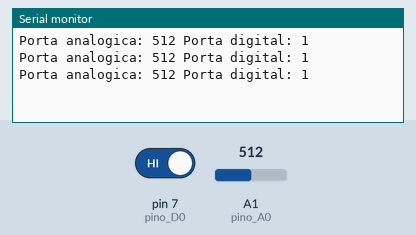
The sketch below on a simulated Arduino Uno, built with avr-gcc and run on an emulated ATmega328P. Parts: the last lines printed to the serial monitor. Inputs (shaded band) come from the test bench; at power-on: pin 7 (pino_D0) HIGH, A1 (pino_A0) = 512.

Above: at 1.3 s.
1.4 s: pin 7 (pino_D0) driven LOW
At 1.83 s:
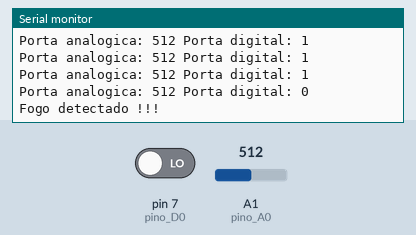
3.5 s: A1 (pino_A0) set to 716
At 3.83 s:
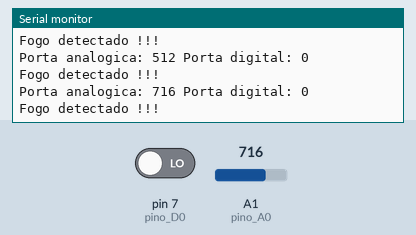
5.0 s: A1 (pino_A0) set to 900
At 5.33 s:
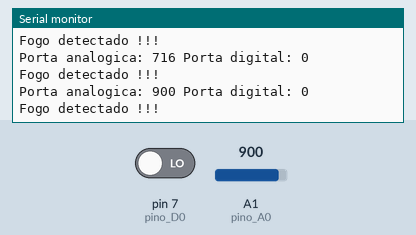
6.5 s: pin 7 (pino_D0) driven HIGH
At 6.9 s:
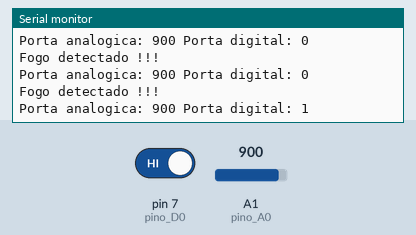
Timing chart, 0 to 9.0 s (numbered marks = the images above; inputs shaded):
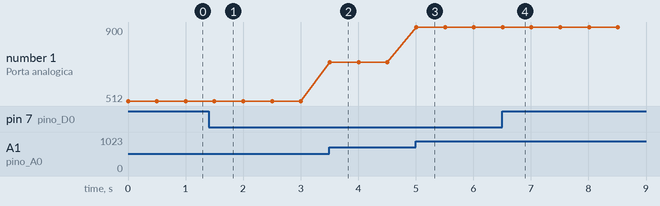

The sketch:

sensor-de-chama-com-arduino-27_03_2018.ino
```cpp
//Autor: FILIEFLOP

int pino_D0 = 7;
int pino_A0 = A1;

int valor_a = 0;
int valor_d = 0;

void setup()
{
  Serial.begin(9600);
  pinMode(pino_A0, INPUT);
  pinMode(pino_D0, INPUT);
}

void loop()
{
  int valor_a = analogRead(pino_A0);
  int valor_d = digitalRead(pino_D0);

  Serial.print("Porta analogica: ");
  Serial.print(valor_a);
  Serial.print(" Porta digital: ");
  Serial.println(valor_d);

  if (valor_d != 1)
  {
    Serial.println("Fogo detectado !!!");
  }
  delay(500);
}
```

Measured:
- after the input at 1.4 s, the serial monitor: prints a new line after 0.10 s (image 1)
- after the input at 3.5 s, the serial monitor: prints a new line at once (image 2)
- after the input at 5.0 s, the serial monitor: prints a new line at once (image 3)
- after the input at 6.5 s, the serial monitor: prints a new line at once (image 4)
- plotted number 1: 512 → 716 after the input at 3.5 s, 716 → 900 after the input at 5.0 s
